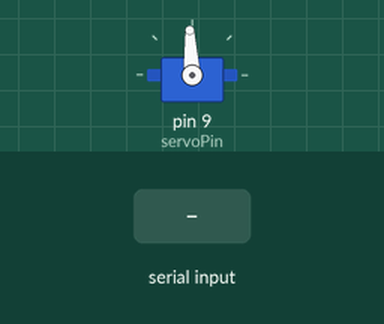
Bench run of a sketch on a simulated Arduino Uno, built with avr-gcc and run on an emulated ATmega328P. On the bench: servo. Inputs (shaded band) come from the test bench.

Above: at 1.2 s.
1.3 s: "90,45\n" received over Serial
At 1.9 s:
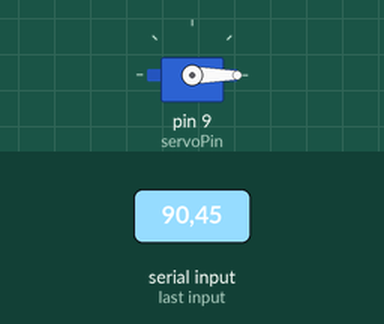
4.3 s: "30,150\n" received over Serial
At 6.1 s:
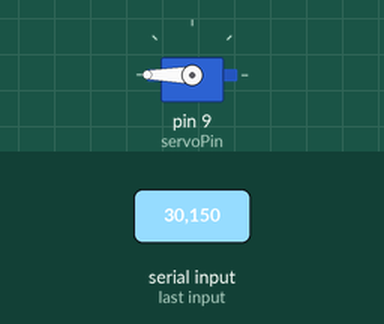
Timing chart, 0 to 7.8 s (numbered marks = the images above; inputs shaded):
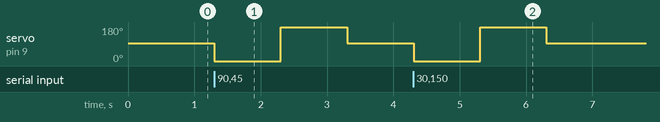

Measured:
- after the input at 1.3 s, servo on pin 9 (servoPin): 93° → 0° at once, → 180° 1.0 s later, → 93° 1.0 s later
- after the input at 4.3 s, servo on pin 9 (servoPin): 93° → 0° at once, → 180° 1.0 s later, → 93° 1.0 s later

The sketch:

sketch_may13a.ino
```cpp
#include <Servo.h>


const int servoPin = 9;

Servo myServo;
int originalPosition = 1500; // Original position

void setup() {

Serial.begin(9600);

  myServo.attach(servoPin);

  // Intial Position (1500 microsec.)
  myServo.writeMicroseconds(originalPosition);
}

void loop() {
  // servo to original position after each loop
  myServo.writeMicroseconds(originalPosition);

  while (Serial.available() > 0) {
    int pulseWidth = Serial.parseInt();
    pulseWidth = constrain(pulseWidth, 500, 2500);

    // store the original position
    originalPosition = myServo.readMicroseconds();
    // set the servo position based on pulse
    myServo.writeMicroseconds(pulseWidth);

    delay(1000);

    // reverse calculation
    int reversePosition = originalPosition - (pulseWidth - originalPosition);
    myServo.writeMicroseconds(reversePosition);

    delay(1000);

    // servo to original pos
    myServo.writeMicroseconds(originalPosition);

    delay(1000);

    while (Serial.available() > 0) {
      Serial.read();
    }
  }
}
```
